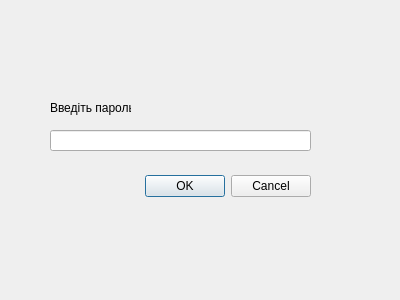
<?xml version="1.0" encoding="UTF-8"?>
<ui version="4.0">
 <class>Dialog</class>
 <widget class="QDialog" name="Dialog">
  <property name="geometry">
   <rect>
    <x>0</x>
    <y>0</y>
    <width>400</width>
    <height>300</height>
   </rect>
  </property>
  <property name="windowTitle">
   <string>Dialog</string>
  </property>
  <widget class="QDialogButtonBox" name="buttonBox">
   <property name="geometry">
    <rect>
     <x>-30</x>
     <y>170</y>
     <width>341</width>
     <height>32</height>
    </rect>
   </property>
   <property name="orientation">
    <enum>Qt::Horizontal</enum>
   </property>
   <property name="standardButtons">
    <set>QDialogButtonBox::Cancel|QDialogButtonBox::Ok</set>
   </property>
  </widget>
  <widget class="QLineEdit" name="lineEdit">
   <property name="geometry">
    <rect>
     <x>50</x>
     <y>130</y>
     <width>261</width>
     <height>21</height>
    </rect>
   </property>
  </widget>
  <widget class="QLabel" name="label">
   <property name="geometry">
    <rect>
     <x>50</x>
     <y>100</y>
     <width>81</width>
     <height>16</height>
    </rect>
   </property>
   <property name="text">
    <string>Введіть пароль</string>
   </property>
  </widget>
 </widget>
 <resources/>
 <connections>
  <connection>
   <sender>buttonBox</sender>
   <signal>accepted()</signal>
   <receiver>Dialog</receiver>
   <slot>accept()</slot>
   <hints>
    <hint type="sourcelabel">
     <x>248</x>
     <y>254</y>
    </hint>
    <hint type="destinationlabel">
     <x>157</x>
     <y>274</y>
    </hint>
   </hints>
  </connection>
  <connection>
   <sender>buttonBox</sender>
   <signal>rejected()</signal>
   <receiver>Dialog</receiver>
   <slot>reject()</slot>
   <hints>
    <hint type="sourcelabel">
     <x>316</x>
     <y>260</y>
    </hint>
    <hint type="destinationlabel">
     <x>286</x>
     <y>274</y>
    </hint>
   </hints>
  </connection>
 </connections>
</ui>
